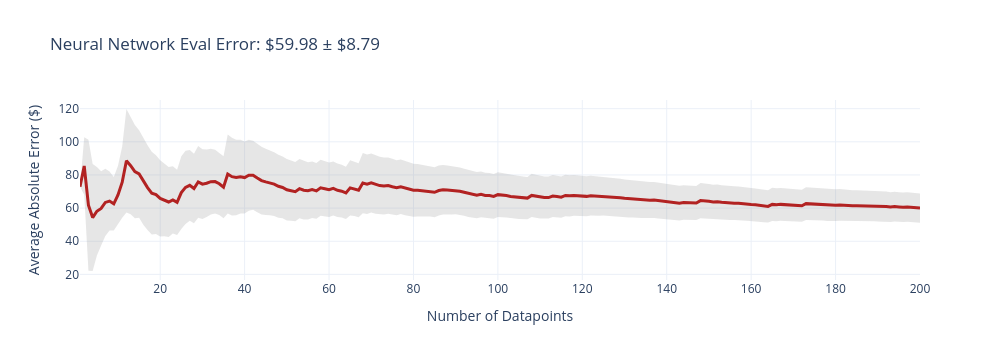
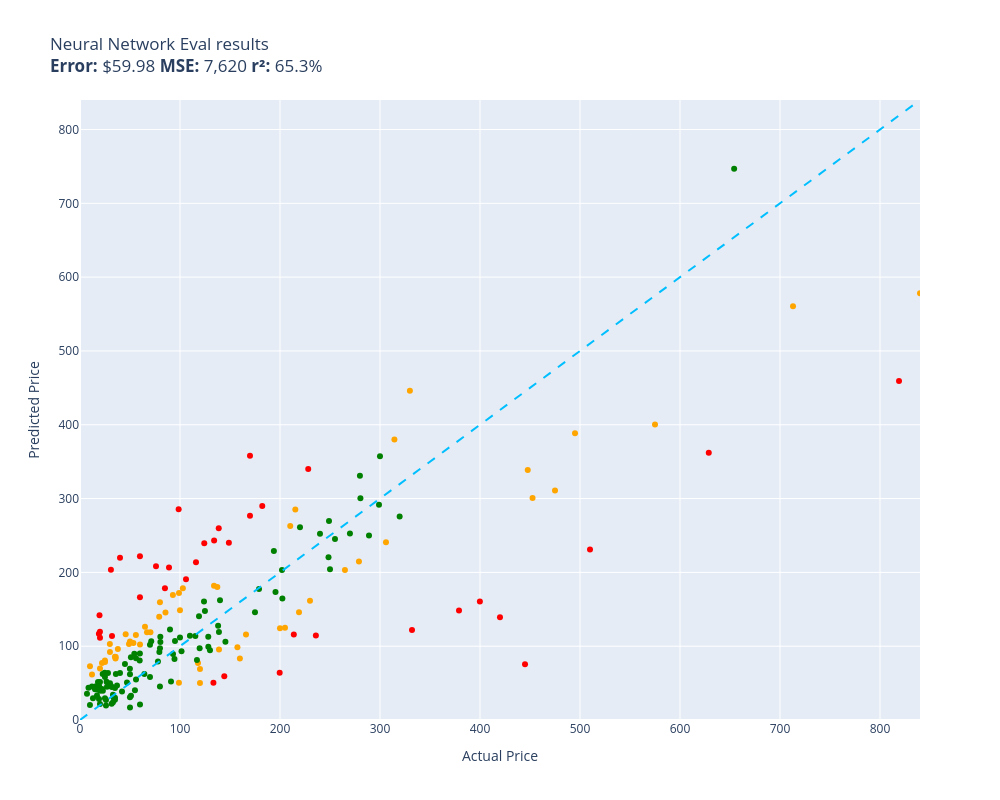

The cell these charts' notebook holds for them, in order:
### Markdown cell above
### Evaluating Neural Network:

### Code cell
evaluate(function= neural_network_eval,
         data= test,
         size= 200,
         workers= 5)

### Figure 1 — Plotly figure (JSON) as saved in the notebook; plotly's stock layout.template omitted (floating-point values rounded to 4 significant figures; data arrays with more than 128 entries replaced by an {"elided": "..."} marker saying what was removed)
{"data": [{"fill": "toself", "fillcolor": "rgba(128,128,128,0.2)", "hoverinfo": "skip", "line": {"color": "rgba(255,255,255,0)"}, "name": "95% CI", "showlegend": false, "x": {"elided": "400 int values"}, "y": {"elided": "400 float values"}, "type": "scatter"}, {"customdata": {"elided": "200x1 float values"}, "hovertemplate": "n=%{x}<br>Avg Error=$%{y:,.2f}<br>±95% CI=$%{customdata[0]:,.2f}<extra></extra>", "line": {"color": "firebrick", "width": 3}, "mode": "lines", "name": "Cumulative Avg Error", "x": {"elided": "200 int values"}, "y": {"elided": "200 float values"}, "type": "scatter"}], "layout": {"title": {"text": "Neural Network Eval Error: $59.98 ± $8.79"}, "xaxis": {"title": {"text": "Number of Datapoints"}}, "yaxis": {"title": {"text": "Average Absolute Error ($)"}}, "width": 1000, "height": 360, "showlegend": false}}

### Figure 2 — Plotly figure (JSON) as saved in the notebook; plotly's stock layout.template omitted (floating-point values rounded to 4 significant figures)
{"data": [{"hovertemplate": "%{customdata[0]}<extra></extra>", "legendgroup": "orange", "marker": {"color": "orange", "symbol": "circle", "size": 6}, "mode": "markers", "name": "orange", "orientation": "v", "showlegend": true, "x": [219.0, 29.85, 230.0, 215.3, 35.74, 329.9, 713.0, 19.99, 79.2, 210.2, 134.0, 452.5, 495.0, 159.9, 55.88, 37.87, 79.95, 24.99, 35.49, 475.0, 53.4, 120.0, 12.0, 29.95, 98.95, 306.0, 120.0, 45.67, 157.4, 575.0, 99.99, 139.0, 118.0, 24.95, 314.4, 102.8, 70.45, 166.0, 200.0, 98.99, 137.3, 85.48, 64.99, 205.0, 264.9, 278.9, 48.99, 840.0, 447.7, 9.99, 92.88, 49.99, 21.99, 66.99, 59.99, 34.94], "xaxis": "x", "y": [146.1, 103.1, 161.4, 285.4, 85.25, 446.0, 560.5, 69.91, 139.9, 262.9, 181.9, 300.8, 388.5, 83.43, 115.2, 96.09, 159.5, 78.52, 83.38, 310.9, 104.3, 50.07, 61.55, 92.28, 50.61, 240.8, 69.23, 116.1, 98.62, 400.4, 148.5, 95.53, 77.27, 80.7, 380.1, 178.6, 119.0, 115.8, 124.3, 172.1, 180.3, 145.5, 126.2, 124.9, 203.4, 214.7, 103.0, 578.1, 338.6, 72.8, 169.4, 106.3, 77.26, 118.9, 102.1, 85.61], "yaxis": "y", "type": "scatter", "customdata": [["Old Blood Noise Excess V2 Distortion Cho...\nGuess=$146.09 Actual=$219.00"], ["Stand for Raven Pro Document Scanner - P...\nGuess=$103.13 Actual=$29.85"], ["RBC12-UPC Replacement Battery Cartridge ...\nGuess=$161.42 Actual=$229.99"], ["ACDelco GM Original Equipment FW339 Fron...\nGuess=$285.35 Actual=$215.33"], ["8544771 Dryer Heating Element, 279816 Th...\nGuess=$85.25 Actual=$35.74"], ["Pump Head TBVECHI 175PSI 4KW 5.5HP 21CFM...\nGuess=$446.03 Actual=$329.90"], ["Bam France 2002XL Contoured Hightech Bla...\nGuess=$560.48 Actual=$713.00"], ["46mm Digital Pro High-Resolution Close-U...\nGuess=$69.91 Actual=$19.99"], ["Panasonic KX-TG6511B DECT 6.0 PLUS Expan...\nGuess=$139.88 Actual=$79.20"], ["APS iBoard 6-inch Aluminum (Black Powder...\nGuess=$262.92 Actual=$210.23"], ["Intermatic PX300 12V 300W Transformer wi...\nGuess=$181.94 Actual=$134.00"], ["DEWALT 20V MAX* XR Impact Driver with Bl...\nGuess=$300.77 Actual=$452.53"], ["Mini PC, Kinupute Desktop Computer E3-12...\nGuess=$388.48 Actual=$495.00"], ["GanFindX Portable Car Hand Controls for ...\nGuess=$83.43 Actual=$159.90"], ["Task T24287 Roman Ogee Router Bit with 1...\nGuess=$115.20 Actual=$55.88"], ["Southwire 120V/15A Right Angle User Atta...\nGuess=$96.09 Actual=$37.87"], ["15\" Locking Shower Head Extension Arm in...\nGuess=$159.47 Actual=$79.95"], ["DALDED LED Light Kit for Lego Sonic Gree...\nGuess=$78.52 Actual=$24.99"], ["Adams Check Payment and Deposit Register...\nGuess=$83.38 Actual=$35.49"], ["KOHLER 18865-CP Filtered Water Faucet, P...\nGuess=$310.91 Actual=$475.00"], ["Projector, CRAZVIEW Projector with WiFi ...\nGuess=$104.30 Actual=$53.40"], ["Pidoko Kids Train Table, Grey with 90 Pc...\nGuess=$50.07 Actual=$119.97"], ["Satco S9596, 4 Count (Pack of 1), 4.18\nGuess=$61.55 Actual=$12.00"], ["Ceramic Talavera Mexican Tile 4x4\", 9 Pi...\nGuess=$92.28 Actual=$29.95"], ["Marvel Legends Series X-Men 6-Inch Archa...\nGuess=$50.61 Actual=$98.95"], ["Kingston Brass KS269SN Kingston Clawfoot...\nGuess=$240.81 Actual=$305.99"], ["EMART Photography C Stand with Boom Arm,...\nGuess=$69.23 Actual=$119.99"], ["KOHLER K-1185540-CP Assembly-Slider\nGuess=$116.11 Actual=$45.67"], ["Grey Pneumatic 1311SD Impact Socket Set\nGuess=$98.62 Actual=$157.43"], ["Walker Exhaust Ultra EPA 16478 Direct Fi...\nGuess=$400.40 Actual=$574.99"], ["4LT LUMINETTE Vanity Opal GLS BSN\nGuess=$148.52 Actual=$99.99"], ["Urth 62mm UV, Circular Polarizing (CPL),...\nGuess=$95.53 Actual=$139.00"], ["LSI Broadcom SAS 9300-8i 8-port 12Gb/s S...\nGuess=$77.27 Actual=$118.00"], ["Royal Designs, Inc. Decorative Abundant ...\nGuess=$80.70 Actual=$24.95"], ["AC Compressor & A/C Kit For BMW 335i 335...\nGuess=$380.06 Actual=$314.41"], ["GENUINE VOLVO THERMOSTAT (3.0, 3.2) S60 ...\nGuess=$178.57 Actual=$102.85"], ["Pyle Wireless Rear View Backup Camera - ...\nGuess=$118.99 Actual=$70.45"], ["Cardone 84-58642 New HEI Electronic Dist...\nGuess=$115.79 Actual=$165.99"], ["Universal Power Group 12V 100Ah Sealed L...\nGuess=$124.29 Actual=$199.99"], ["Auertech Portable Washing Machine, 14lbs...\nGuess=$172.11 Actual=$98.99"], ["Evan Fischer Radiator Cooling Fan Assemb...\nGuess=$180.29 Actual=$137.34"], ["ECCPP Power Steering Pump for 2009-2010 ...\nGuess=$145.53 Actual=$85.48"], ["UPR Mach 1 Chin Spoiler Fits 94-98 Musta...\nGuess=$126.19 Actual=$64.99"], ["SP Air Corporation SP-8102BU 1/4-Inch He...\nGuess=$124.95 Actual=$204.99"], ["APS iBoard (304 Stainless Steel Polished...\nGuess=$203.35 Actual=$264.95"], ["VIPMOTOZ Sequential Turn Signal Premium ...\nGuess=$214.73 Actual=$278.94"], ["A-Premium Front Suspension Steering Knuc...\nGuess=$102.95 Actual=$48.99"], ["Dell XPS 13 9343-2727SLV 13.3\" Full HD S...\nGuess=$578.13 Actual=$839.99"], ["Steering Wheel, Carbon Fiber Automotive ...\nGuess=$338.57 Actual=$447.74"], ["Replacement Remote Control fit for Sony ...\nGuess=$72.80 Actual=$9.99"], ["Blanco 230966 Valea Stainless Steel Sink...\nGuess=$169.39 Actual=$92.88"], ["Viola Bow 4/4 Full Size Carbon Fiber (Bl...\nGuess=$106.32 Actual=$49.99"], ["VTech Strum and Jam Kidi Musical Guitar ...\nGuess=$77.26 Actual=$21.99"], ["KZ ZS10 Pro in Ear Monitor Headphone KZ ...\nGuess=$118.91 Actual=$66.99"], ["Fender Hendrix Voodoo Child Coiled Instr...\nGuess=$102.14 Actual=$59.99"], ["Jada Toys Ryan's World Combo Panda Airli...\nGuess=$85.61 Actual=$34.94"]]}, {"hovertemplate": "%{customdata[0]}<extra></extra>", "legendgroup": "red", "marker": {"color": "red", "symbol": "circle", "size": 6}, "mode": "markers", "name": "red", "orientation": "v", "showlegend": true, "x": [116.0, 144.3, 379.0, 84.95, 332.0, 98.65, 19.99, 59.95, 819.0, 213.8, 199.7, 134.1, 40.0, 235.9, 628.8, 445.0, 76.0, 18.89, 124.3, 59.95, 182.3, 228.2, 399.9, 30.93, 170.0, 19.95, 89.0, 19.5, 32.0, 510.0, 106.0, 420.0, 148.9, 133.4, 138.7, 170.0], "xaxis": "x", "y": [213.9, 59.34, 148.4, 178.4, 122.0, 285.7, 111.5, 166.5, 459.3, 115.9, 64.06, 243.1, 219.9, 114.5, 362.0, 75.58, 208.4, 117.0, 239.6, 221.8, 290.0, 340.0, 160.5, 203.7, 358.1, 119.5, 206.5, 141.8, 113.8, 231.0, 190.8, 139.3, 240.2, 50.37, 259.8, 276.8], "yaxis": "y", "type": "scatter", "customdata": [["telpo Headlight Assembly Fit For 15 Camr...\nGuess=$213.88 Actual=$115.99"], ["SuppliesOutlet Compatible Toner Cartridg...\nGuess=$59.34 Actual=$144.29"], ["Metabo HPT 36V MultiVolt™ Cordless Rotar...\nGuess=$148.40 Actual=$379.00"], ["HK SYSTEMS 13\" Heavy Duty Black \"Push\" O...\nGuess=$178.37 Actual=$84.95"], ["Bam Trekking 3027SB Single Black Clarine...\nGuess=$122.04 Actual=$332.00"], ["Aolemi Oil Rubbed Bronze Single Function...\nGuess=$285.68 Actual=$98.65"], ["10GBase-LR SFP+ Transceiver, Handar 10GB...\nGuess=$111.53 Actual=$19.99"], ["Deco Mount Pro Tripod Microphone Stand w...\nGuess=$166.46 Actual=$59.95"], ["Canon EOS Rebel T7 Digital SLR Camera wi...\nGuess=$459.31 Actual=$819.00"], ["Travelpro Platinum Elite Slim Business L...\nGuess=$115.86 Actual=$213.83"], ["JRready ST6313 DT Deutsch Connector Kit,...\nGuess=$64.06 Actual=$199.68"], ["Diversitech WG840585 Motor, (Ddb) 1/3Hp,...\nGuess=$243.10 Actual=$134.12"], ["MC: Pindicator (Dual Intensity Amber)\nGuess=$219.90 Actual=$40.00"], ["Sumerain S1339CM Double Handle Widesprea...\nGuess=$114.49 Actual=$235.86"], ["Poison Spyder 10-08-020 Rocker Knocker\nGuess=$362.00 Actual=$628.76"], ["Lighted Triangle Mirror Cabinet Bathroom...\nGuess=$75.58 Actual=$445.00"], ["BESTILL Wall Mounted Shower Faucet Set, ...\nGuess=$208.40 Actual=$76.00"], ["Engine Thermostat, Replace 19301-PAA-306...\nGuess=$117.00 Actual=$18.89"], ["Dell Optiplex 390 Desktop Computer i3 3....\nGuess=$239.62 Actual=$124.27"], ["LEGO Marvel Avengers War Machine Buster ...\nGuess=$221.84 Actual=$59.95"], ["ANZO USA 111207 GMC SIERRA 99-06 / YUKON...\nGuess=$290.04 Actual=$182.28"], ["Pioneer 2AM401-BN Two Handle Kitchen Fau...\nGuess=$339.98 Actual=$228.22"], ["Canon Sure Shot 90u 35mm Date Camera\nGuess=$160.48 Actual=$399.89"], ["Wilkinson LOW GAUSS Vintage Tone Strat S...\nGuess=$203.66 Actual=$30.93"], ["Ibanez M510OVS Acoustic Mandolin in Vint...\nGuess=$358.10 Actual=$169.99"], ["Chalkboard Name Badges with Magnetic Bac...\nGuess=$119.54 Actual=$19.95"], ["CradlePoint Compact Broadband Router (CB...\nGuess=$206.51 Actual=$89.00"], ["Lorell Bell Chair Glide, 2.5\", Black\nGuess=$141.85 Actual=$19.50"], ["CTLAMP XL-2100 Professional Quality XL-2...\nGuess=$113.83 Actual=$32.00"], ["Competition Clutch Disc and Pressure Pla...\nGuess=$230.96 Actual=$510.00"], ["KUNFINE Android Radio CarPlay & Android ...\nGuess=$190.84 Actual=$106.00"], ["Pacific Drums PDCM1618TTRB 16 x 18 Inche...\nGuess=$139.25 Actual=$419.99"], ["Vinyl Soft Top Roll-up Adjustable Truck ...\nGuess=$240.21 Actual=$148.88"], ["Targus CityGear Durable Backpack, Black,...\nGuess=$50.37 Actual=$133.43"], ["Garmin 010-12402-10 GT15M-TM Transom-Mou...\nGuess=$259.80 Actual=$138.74"], ["Xiaomi Redmi 10 2022 NFC 4G LTE (128GB +...\nGuess=$276.76 Actual=$169.99"]]}, {"hovertemplate": "%{customdata[0]}<extra></extra>", "legendgroup": "green", "marker": {"color": "green", "symbol": "circle", "size": 6}, "mode": "markers", "name": "green", "orientation": "v", "showlegend": true, "x": [54.95, 69.98, 54.32, 32.98, 79.36, 49.98, 119.0, 124.0, 175.0, 19.99, 79.95, 80.34, 115.3, 59.69, 34.99, 255.0, 220.0, 17.99, 31.77, 145.4, 202.0, 130.0, 119.7, 6.99, 202.4, 11.99, 77.96, 91.0, 110.0, 89.99, 240.0, 124.9, 31.61, 16.99, 279.9, 49.9, 35.87, 9.95, 16.98, 18.59, 26.99, 21.99, 94.99, 19.97, 34.95, 8.5, 33.99, 269.9, 117.0, 36.99, 249.0, 31.0, 299.0, 59.99, 128.3, 195.5, 24.66, 55.99, 15.99, 59.86, 19.99, 179.0, 138.9, 71.23, 29.99, 14.99, 69.99, 128.3, 138.1, 64.37, 250.0, 80.39, 193.9, 44.95, 32.97, 19.0, 46.99, 140.0, 19.11, 56.0, 319.6, 49.95, 289.0, 25.99, 41.99, 12.98, 22.88, 49.99, 39.99, 24.95, 21.99, 22.7, 101.5, 27.99, 93.02, 94.49, 654.1, 24.95, 300.0, 248.5, 26.59, 50.92, 34.99, 99.99, 79.99, 280.4, 50.99, 25.99], "xaxis": "x", "y": [40.45, 101.9, 89.77, 24.22, 92.16, 61.85, 140.6, 160.6, 146.1, 39.78, 45.53, 112.6, 113.9, 80.63, 43.44, 245.1, 261.1, 51.41, 44.79, 105.9, 203.4, 94.33, 97.08, 35.64, 164.7, 45.46, 79.22, 52.23, 114.2, 122.5, 252.2, 147.7, 21.99, 41.27, 330.9, 69.46, 62.37, 20.2, 33.28, 46.63, 45.05, 42.13, 107.2, 21.55, 27.39, 43.8, 28.96, 252.6, 81.16, 46.67, 269.7, 46.07, 291.6, 21.06, 99.13, 173.5, 63.97, 83.62, 45.7, 89.97, 51.51, 177.6, 119.3, 106.5, 49.85, 41.81, 58.34, 112.9, 127.6, 62.17, 204.4, 105.6, 229.1, 75.71, 34.18, 28.36, 50.69, 162.3, 45.23, 54.97, 275.6, 30.66, 250.1, 19.69, 38.73, 29.58, 39.57, 16.9, 63.79, 58.1, 40.72, 62.17, 93.19, 63.54, 89.25, 82.49, 747.0, 29.49, 357.3, 220.5, 51.68, 85.06, 29.98, 111.7, 97.17, 300.6, 33.02, 27.05], "yaxis": "y", "type": "scatter", "customdata": [["NewPower99 Battery Kit for Samsung Galax...\nGuess=$40.45 Actual=$54.95"], ["EXMAX NG-10X Fresnel Lens Focusing Adapt...\nGuess=$101.88 Actual=$69.98"], ["Innovative Percussion CB-6 Chamois Bass ...\nGuess=$89.77 Actual=$54.32"], ["LOVE MEI Galaxy S10 Lite Case, Military ...\nGuess=$24.22 Actual=$32.98"], ["GJY Portable TV,10.6 inch Mini TV for AT...\nGuess=$92.16 Actual=$79.36"], ["LD Products Compatible Toner Cartridge R...\nGuess=$61.85 Actual=$49.98"], ["PEMP E65 E66 CDC Simulate Optical Fiber ...\nGuess=$140.61 Actual=$119.00"], ["CORSAIR Dominator Platinum RGB 32GB (2x1...\nGuess=$160.65 Actual=$124.00"], ["SKB iSeries 3i-13096-6KP Case for BlackM...\nGuess=$146.11 Actual=$174.99"], ["June Garden 12\" Sweet Dolly Charlotte - ...\nGuess=$39.78 Actual=$19.99"], ["Clementoni 39132.5 Jigsaw Puzzle 1,000 P...\nGuess=$45.53 Actual=$79.95"], ["KOMPUTERBAY 4GB 2X 2GB DDR2 1066MHz PC2-...\nGuess=$112.63 Actual=$80.34"], ["Scranton & Co 3 Drawer Mobile File Cabin...\nGuess=$113.93 Actual=$115.35"], ["Evergreen HSHB2005 Cylinder Head Gasket ...\nGuess=$80.63 Actual=$59.69"], ["Mylites+ Standard Comic Book Mylar Sleev...\nGuess=$43.44 Actual=$34.99"], ["Tidal Front + Rear Fender Flares 4PC Poc...\nGuess=$245.14 Actual=$254.99"], ["Dakota Alert MURS Alert Probe Sensor - M...\nGuess=$261.12 Actual=$219.99"], ["152MM Hole Saws M42 Bi-Metal High Speed ...\nGuess=$51.41 Actual=$17.99"], ["Baseball Backpacks Large 18 Inch Bookbag...\nGuess=$44.79 Actual=$31.77"], ["Wenger City Upgrade Laptop Backpack with...\nGuess=$105.91 Actual=$145.42"], ["AUTOFREE LED Tail Lights Assembly Compat...\nGuess=$203.39 Actual=$201.99"], ["3D Tree Hole Branches 075 Stair Risers D...\nGuess=$94.33 Actual=$129.99"], ["Fjallraven, Kanken Laptop 15\" Backpack f...\nGuess=$97.08 Actual=$119.65"], ["Retevis RT68 Soft Earhook Walkie Talkie ...\nGuess=$35.64 Actual=$6.99"], ["Evan-Fischer Front Bumper Cover Compatib...\nGuess=$164.70 Actual=$202.38"], ["Laisomeke Waterproof Junction Box, Unive...\nGuess=$45.46 Actual=$11.99"], ["Webcem Solar Shed Light Outdoor Indoor, ...\nGuess=$79.22 Actual=$77.96"], ["Festool 492370 Platin 2 S1000 Grit 6-Inc...\nGuess=$52.23 Actual=$91.00"], ["Western Digital Enterprise RE4-GP 2TB SA...\nGuess=$114.17 Actual=$109.95"], ["DIMARZIO 204284 DP 163FBK Blues Bucker G...\nGuess=$122.50 Actual=$89.99"], ["VLAND LED Smoked Taillights Compatible F...\nGuess=$252.17 Actual=$239.99"], ["PM Auto Front Right Quick Complete Strut...\nGuess=$147.71 Actual=$124.94"], ["Tablet PC Cover Compatible with Lenovo T...\nGuess=$21.99 Actual=$31.61"], ["Miyaya@ Funny Animal Masks Collection fo...\nGuess=$41.27 Actual=$16.99"], ["Trail Gear Twin Stick Kit for Top Shift ...\nGuess=$330.93 Actual=$279.92"], ["Ultra Duster Canned Air Net 10 Oz 6-Pack\nGuess=$69.46 Actual=$49.90"], ["Beck/Arnley 0421945 Air Filter\nGuess=$62.37 Actual=$35.87"], ["IQShield Screen Protector Compatible wit...\nGuess=$20.20 Actual=$9.95"], ["Liberty Imports 12 Pack: US Military Toy...\nGuess=$33.28 Actual=$16.98"], ["Neporal Full Spectrum Light Bulb, 6000K ...\nGuess=$46.63 Actual=$18.59"], ["Intrepid International Dressage Letters-...\nGuess=$45.05 Actual=$26.99"], ["KUNN Small Electrician Tool Pouch Utilit...\nGuess=$42.13 Actual=$21.99"], ["Trim Kit for 2-handle Shower & Tub Valve...\nGuess=$107.19 Actual=$94.99"], ["iPhone 12/12 Pro Nicaragua Guardabarranc...\nGuess=$21.55 Actual=$19.97"], ["Replacement Remote Control for PANASONIC...\nGuess=$27.39 Actual=$34.95"], ["KS K-STORM Replacement Silicone Mushroom...\nGuess=$43.80 Actual=$8.50"], ["LSSAGOON Backpack for Women Teen Kids Gi...\nGuess=$28.96 Actual=$33.99"], ["Aeromotive 13304 Regulator, X1 Adjustabl...\nGuess=$252.63 Actual=$269.95"], ["4pc Wheel Spacers Adapters 4\" (2inch Per...\nGuess=$81.16 Actual=$116.95"], ["GE RPWF SmartWater Comparable Refrigerat...\nGuess=$46.67 Actual=$36.99"], ["MGP Caliper Covers 39011SACURD Red Powde...\nGuess=$269.74 Actual=$249.00"], ["NewFantasia Replacement Audio Cable with...\nGuess=$46.07 Actual=$31.00"], ["Mikrotik RB3011UIAS-RM RouterBOARD 10xGi...\nGuess=$291.64 Actual=$299.00"], ["MONOCARBON Forged Carbon Fiber Case for ...\nGuess=$21.06 Actual=$59.99"], ["DuraGo 29515020 Front Hub Assembly\nGuess=$99.13 Actual=$128.34"], ["MXR Carbon Copy Deluxe Analog Delay Guit...\nGuess=$173.50 Actual=$195.50"], ["Berta (6 Pieces) 1-1/4 inch Overlay, 90 ...\nGuess=$63.97 Actual=$24.66"], ["Linkloos Solar Street Lights Outdoor Wat...\nGuess=$83.62 Actual=$55.99"], ["USB Charger, CIVIE High Speed 60W Multip...\nGuess=$45.70 Actual=$15.99"], ["Hp Pavilion P7-1257c Motherboard Aahd3-h...\nGuess=$89.97 Actual=$59.86"], ["Kastar Battery Pack Replacement for Sony...\nGuess=$51.51 Actual=$19.99"], ["18 Inch White Undermount Kitchen Sink - ...\nGuess=$177.59 Actual=$179.00"], ["New Replacement seat cover fits Yamaha M...\nGuess=$119.26 Actual=$138.95"], ["Amana Tool - SC587 Carbide Tipped 3-Wing...\nGuess=$106.53 Actual=$71.23"], ["AZX Stylus Pencil for Apple iPad Pro 202...\nGuess=$49.85 Actual=$29.99"], ["Raspberry Pi 3 Model B+ Aluminum Case Me...\nGuess=$41.81 Actual=$14.99"], ["Skullcandy Hesh Evo Bluetooth Headphones...\nGuess=$58.34 Actual=$69.99"], ["ROHL WSGUM3018WH Wire Sink Grids, White\nGuess=$112.92 Actual=$128.28"], ["ASUS VY279HE-W 27” 1080P Monitor - White...\nGuess=$127.64 Actual=$138.10"], ["LCD Screen for Dell Inspiron 17R 17.3\" H...\nGuess=$62.17 Actual=$64.37"], ["Music Hall pa15.3 MM/MC Phono Preamplifi...\nGuess=$204.41 Actual=$250.00"], ["Diversitech UC2436-3 Ultralite Condenser...\nGuess=$105.61 Actual=$80.39"], ["4 Inches Rolled Muffler Tip Catback Exha...\nGuess=$229.10 Actual=$193.88"], ["200 ' feet True 14 Gauge AWG CCA Speaker...\nGuess=$75.71 Actual=$44.95"], ["200 Couples Conversation Cards - Enjoy B...\nGuess=$34.18 Actual=$32.97"], ["The Puppet Company - Carpet-Unicorn, Whi...\nGuess=$28.36 Actual=$19.00"], ["KYX Racing Hardened Steel Center Drive S...\nGuess=$50.69 Actual=$46.99"], ["StonKraft Brass Chess Board Game Set wit...\nGuess=$162.32 Actual=$140.00"], ["Baumgartens Sicurix Blank PVC ID Cards (...\nGuess=$45.23 Actual=$19.11"], ["OEM Samsung Remote Control Shipped with ...\nGuess=$54.97 Actual=$56.00"], ["Venom Power Terra Hunter R/T+ R/T All-Te...\nGuess=$275.58 Actual=$319.65"], ["Custom Engagement Logo Desk Embosser Sea...\nGuess=$30.66 Actual=$49.95"], ["Audio Techinca ATW-T1002 System 10 Handh...\nGuess=$250.07 Actual=$289.00"], ["520 Pieces Christmas Envelope Seal Stick...\nGuess=$19.69 Actual=$25.99"], ["LD Compatible Ink Cartridge Replacement ...\nGuess=$38.73 Actual=$41.99"], ["BestPricedDecals Wine A BIT, You'll Feel...\nGuess=$29.58 Actual=$12.98"], ["VATOS 4 Packs Bubble Machine Gun for Kid...\nGuess=$39.57 Actual=$22.88"], ["BXYJY for Samsung Galaxy Z Fold 3 Case w...\nGuess=$16.90 Actual=$49.99"], ["VONADO Space Wars Colonial Viper MK1 Bui...\nGuess=$63.79 Actual=$39.99"], ["Disney Princess Sparkling Princess Sleep...\nGuess=$58.10 Actual=$24.95"], ["sabermaster TCG Playmat yugioh playmat T...\nGuess=$40.72 Actual=$21.99"], ["Star Wars Die-Cast Metal TITANIUM Series...\nGuess=$62.17 Actual=$22.70"], ["DuraGo BR5330 Front Vented Disc Brake Ro...\nGuess=$93.19 Actual=$101.51"], ["Glovion Music Stand Light, Clip On Piano...\nGuess=$63.54 Actual=$27.99"], ["Samsung DA97-07603B Freezer Ice Maker As...\nGuess=$89.25 Actual=$93.02"], ["Intex River Run Connect Lounge (Four)\nGuess=$82.49 Actual=$94.49"], ["Empava 24\" Single Wall Ovens 10 Cooking ...\nGuess=$747.00 Actual=$654.14"], ["Think Gizmos Build Your Own Robot Toys f...\nGuess=$29.49 Actual=$24.95"], ["HP Laserjet 2100 Laser Printer W/Test Pr...\nGuess=$357.27 Actual=$299.98"], ["PowerSport Front Rear Brakes and Rotors ...\nGuess=$220.54 Actual=$248.51"], ["W11130208 W10695459 Refrigerator LED Mod...\nGuess=$51.68 Actual=$26.59"], ["Pyle 2x120 Watt Home Audio Speaker Power...\nGuess=$85.06 Actual=$50.92"], ["STICKGOO Peel and Stick Backsplash for K...\nGuess=$29.98 Actual=$34.99"], ["Fitness Center Gym Room Weight Train Dua...\nGuess=$111.66 Actual=$99.99"], ["MonMount Triple Monitor Stand Freestandi...\nGuess=$97.17 Actual=$79.99"], ["For Volvo C70 S70 V70 V40 S40 AC Compres...\nGuess=$300.59 Actual=$280.41"], ["Refresh NSF-53 Premium Replacement Refri...\nGuess=$33.02 Actual=$50.99"], ["NICKSTON Red Sparkling Glitter Slim Band...\nGuess=$27.05 Actual=$25.99"]]}, {"hoverinfo": "skip", "line": {"color": "deepskyblue", "dash": "dash", "width": 2}, "mode": "lines", "name": "y = x", "showlegend": false, "x": [0, 840.0], "y": [0, 840.0], "type": "scatter"}], "layout": {"xaxis": {"anchor": "y", "domain": [0.0, 1.0], "title": {"text": "Actual Price"}, "range": [0, 840.0]}, "yaxis": {"anchor": "x", "domain": [0.0, 1.0], "title": {"text": "Predicted Price"}, "range": [0, 840.0]}, "legend": {"title": {"text": "color"}, "tracegroupgap": 0}, "title": {"text": "Neural Network Eval results<br><b>Error:</b> $59.98 <b>MSE:</b> 7,620 <b>r²:</b> 65.3%"}, "height": 800, "width": 1000, "showlegend": false}}
